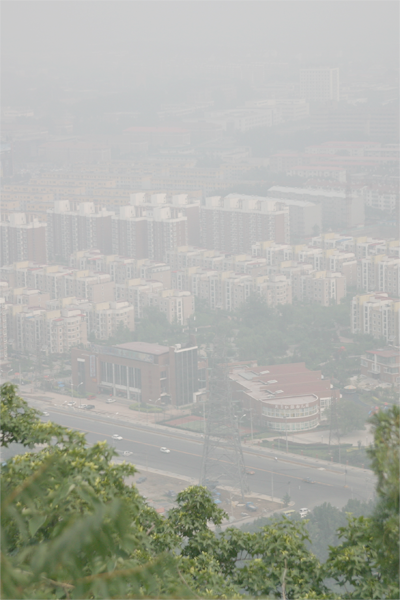
#> input picture code/dark_channel/function/images/cityscape.png, 400 x 600 px
$ python -i edge.py   (imports and definitions only)   (older library calls are emulated)
#> lines starting #> are read from the running program, lines starting #| are printed output that depends on the picture; after the words box and inside, x2 and y2 are one past the last pixel; in counts of white or black regions, pixels touching at a corner belong together
"""
Implementation of edge-detection routines.

"""

import numpy as np
import os
import scipy.ndimage
import scipy.spatial

from utilsscikitvideo import *

# [148 lines left out: functions gauss_window, canny, not called in this run]

>>> import cv2
>>> picture = cv2.imread('../../code/dark_channel/function/images/cityscape.png', cv2.IMREAD_GRAYSCALE)
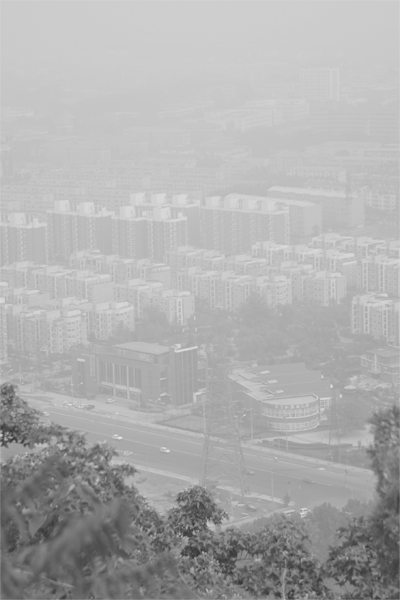
#> picture: shape (600, 400); min 52, max 231, mean 173.6
>>> result = canny(picture)
#> in canny, `v = np.median(frame)`: v = 187
#> in canny, `low_threshold = int(max(0, (1.0 - sigma) * v))`: low_threshold = 125
#> in canny, `high_threshold = int(min(255, (1.0 + sigma) * v))`: high_threshold = 248
#> in canny, `magnitude = np.hypot(isobel, jsobel)`:
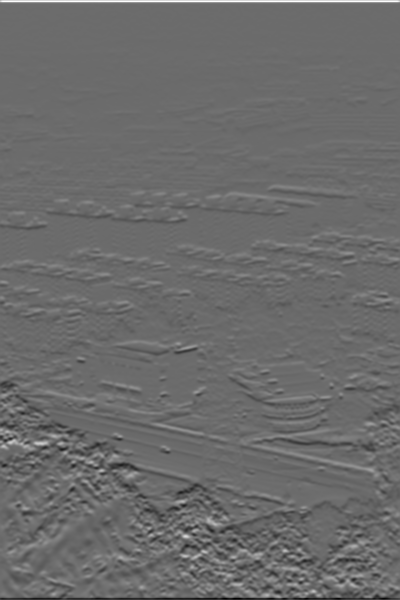
#> isobel: shape (600, 400) float64; min -190.5, max 259.1, mean -0.8; drawn with min black and max white
#> in canny, `eroded_mask = scipy.ndimage.binary_erosion(mask, s, border_value=0)`: mask: shape (600, 400) bool; every value is 1
#> in canny, `local_maxima[pts] = c_plus & c_minus`:
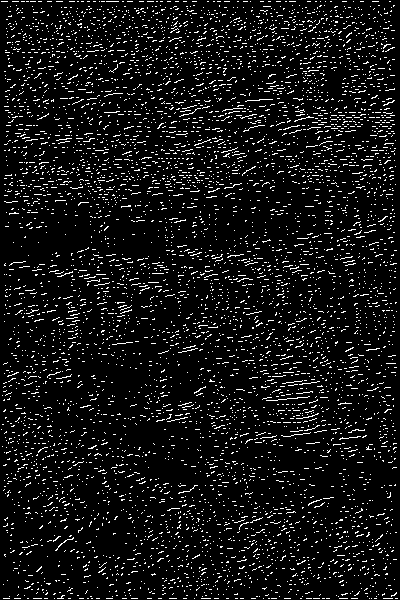
#> local_maxima: shape (600, 400) bool; 7.6% white in thin lines or dots
#> in canny, `local_maxima[pts] = c_plus & c_minus`:
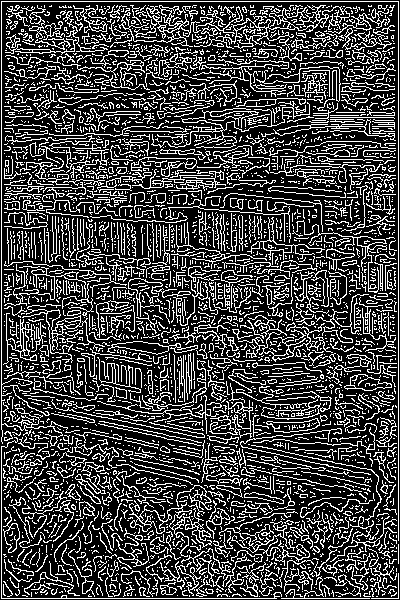
#> local_maxima: shape (600, 400) bool; 26.3% white in thin lines or dots
#> in canny, `high_mask = local_maxima & (magnitude >= high_threshold)`:
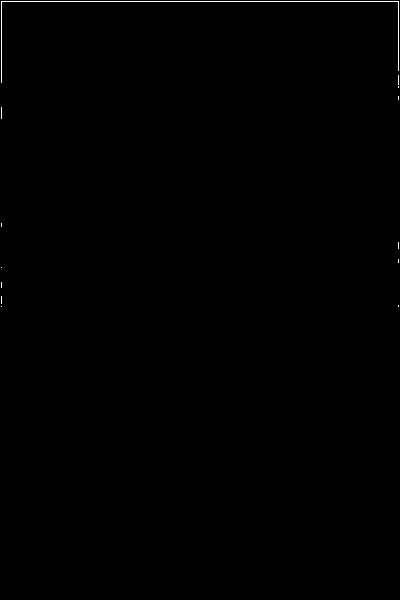
#> high_mask: shape (600, 400) bool; 0.25% white in thin lines or dots, all inside (x1, y1, x2, y2) = (1, 1, 399, 307)
#> in canny, `low_mask = local_maxima & (magnitude >= low_threshold)`:
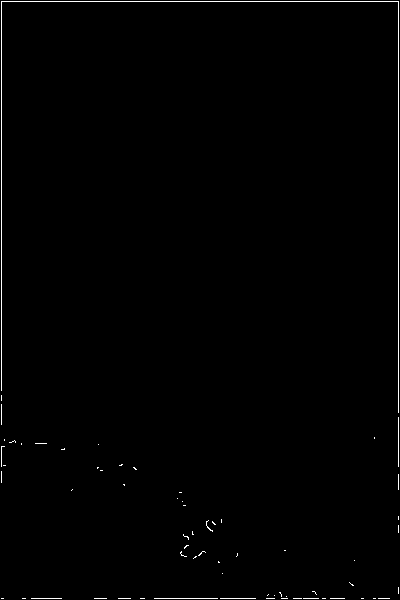
#> low_mask: shape (600, 400) bool; 0.74% white in thin lines or dots
#> in canny, `labels, count = scipy.ndimage.label(low_mask, strel)`: labels: shape (600, 400) int32; 66 distinct labels, from 0 to 65
#> in canny, `labels, count = scipy.ndimage.label(low_mask, strel)`: count = 65
#> in canny, `sums = (np.array(scipy.ndimage.sum(high_mask, labels, np.arange(count,..`: sums = 65 values, max 609 at index 0, min 0 at index 1, mean 9.37
#> in canny, `output_mask = good_label[labels]`:
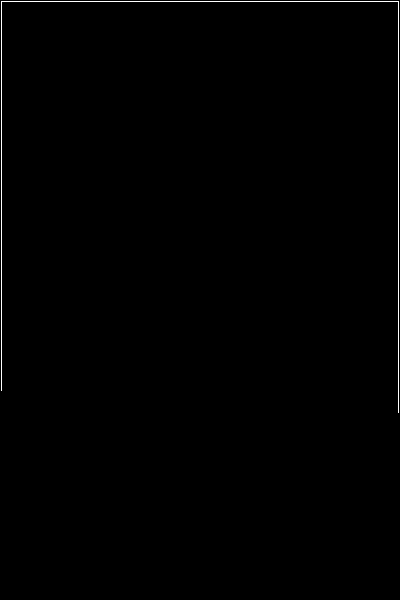
#> output_mask: shape (600, 400) bool; 0.5% white in thin lines or dots, all inside (x1, y1, x2, y2) = (1, 1, 399, 413)

$ run again, on code/dark_channel/function/images/road.png
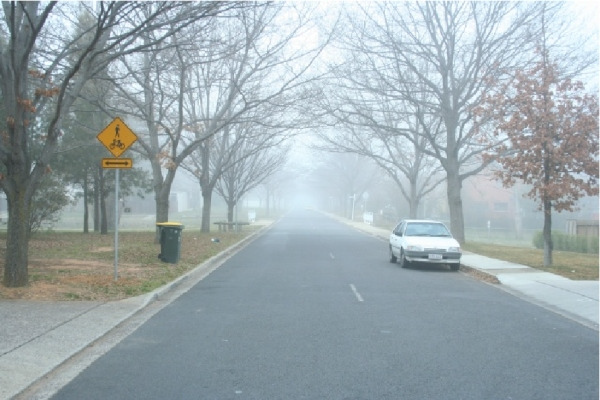
#> input picture code/dark_channel/function/images/road.png, 600 x 400 px
#> v = 158
#> low_threshold = 105
#> high_threshold = 210
#> mask: shape (400, 600) bool; every value is 1
#> high_mask: shape (400, 600) bool; 0.4% white in thin lines or dots
#> low_mask: shape (400, 600) bool; 3.2% white in thin lines or dots
#> in canny, `labels, count = scipy.ndimage.label(low_mask, strel)`:
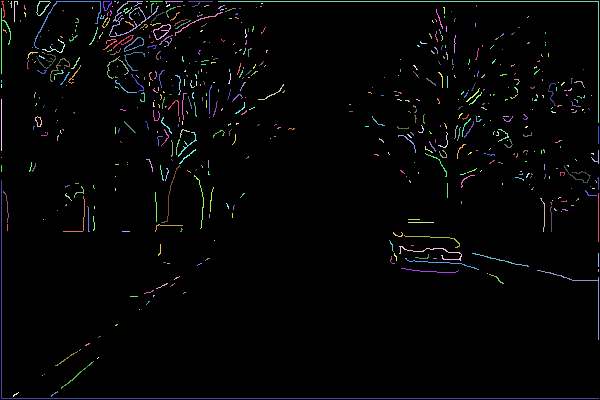
#> labels: shape (400, 600) int32; 588 distinct labels, from 0 to 587; one colour per label, 0 black
#> count = 587
#> sums = 587 values, max 437 at index 14, min 0 at index 1, mean 1.64
#> in canny, `output_mask = good_label[labels]`:
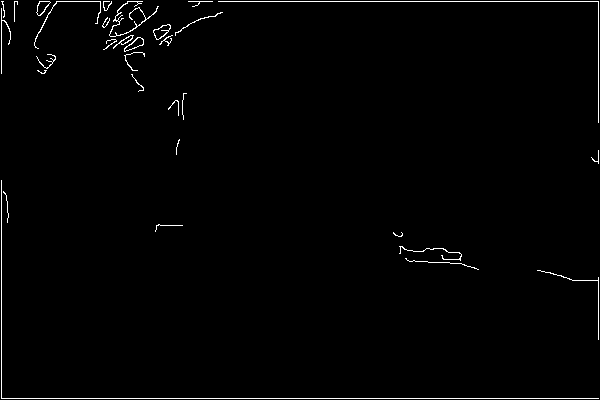
#> output_mask: shape (400, 600) bool; 1.2% white in thin lines or dots
